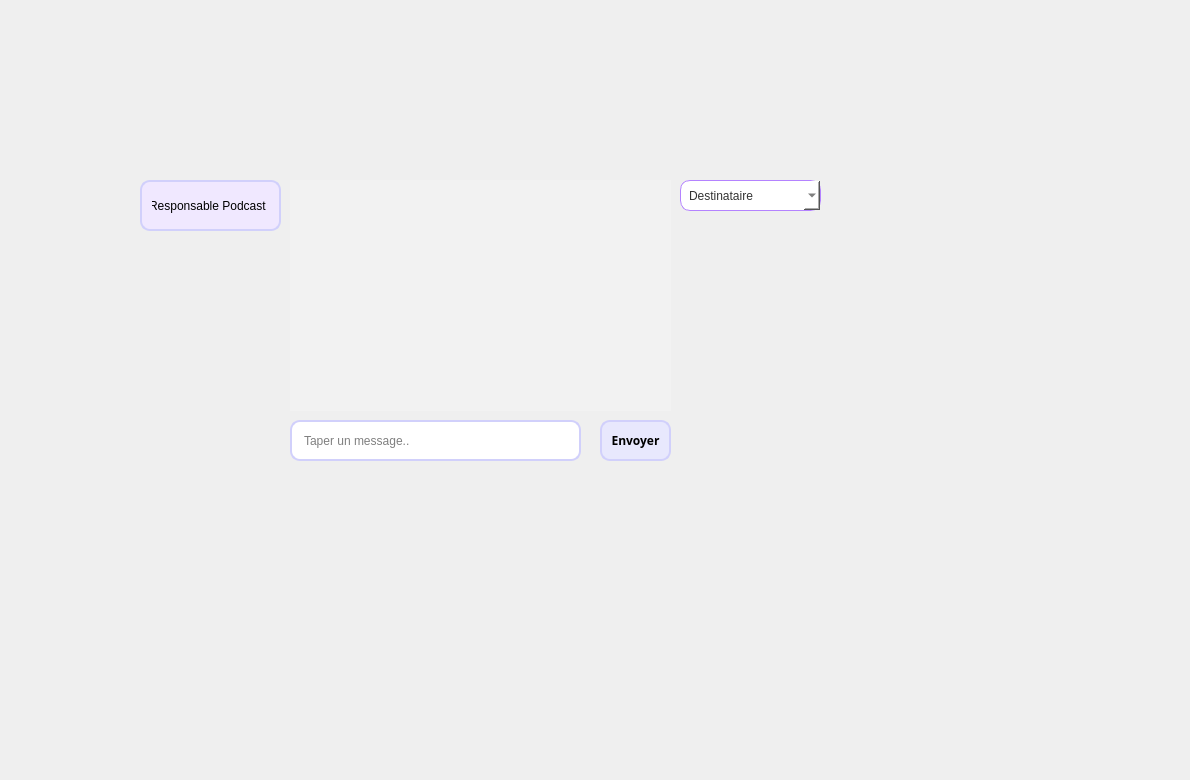
      <widget class="QWidget" name="tab_3">
       <attribute name="title">
        <string>ChatBox</string>
       </attribute>
       <widget class="QComboBox" name="pod_services_2">
        <property name="geometry">
         <rect>
          <x>680</x>
          <y>180</y>
          <width>141</width>
          <height>31</height>
         </rect>
        </property>
        <property name="styleSheet">
         <string notr="true">QComboBox#pod_services_2 {
    border: 1px solid #b483ff; /* Light purple border */
    border-radius: 10px;
    padding: 8px;
    background-color: #ffffff; /* White background */
    color: #333333; /* Text color */
}

QComboBox#comboBoxchat_2:focus {
    border-color: #a35ad6; /* Focused border color */
}

QComboBox#comboBoxchat_2::drop-down {
    subcontrol-origin: padding;
    subcontrol-position: top right;
    width: 20px; /* Adjust the width of the drop-down button */
    border-left: none; /* Remove the border on the left side of the drop-down button */
    border-top-right-radius: 10px; /* Rounded corner for the top-right of the drop-down button */
    border-bottom-right-radius: 10px; /* Rounded corner for the bottom-right of the drop-down button */
    background-color: #b483ff; /* Light purple background for the drop-down button */
}

QComboBox#comboBoxchat_2::down-arrow {
    image: url(&quot;://arrow_down.png&quot;); /* Set a custom image for the drop-down arrow */
    width: 16px; /* Adjust the width of the arrow */
    height: 16px; /* Adjust the height of the arrow */
}</string>
        </property>
        <item>
         <property name="text">
          <string>Destinataire</string>
         </property>
        </item>
        <item>
         <property name="text">
          <string>Responsable Sponsoring</string>
         </property>
        </item>
        <item>
         <property name="text">
          <string>Responsable Trésorier</string>
         </property>
        </item>
        <item>
         <property name="text">
          <string>Responsable Invités</string>
         </property>
        </item>
        <item>
         <property name="text">
          <string>Responsable Logistique</string>
         </property>
        </item>
        <item>
         <property name="text">
          <string>Responsable Employes</string>
         </property>
        </item>
       </widget>
       <widget class="QListWidget" name="pod_chat_2">
        <property name="geometry">
         <rect>
          <x>290</x>
          <y>180</y>
          <width>381</width>
          <height>231</height>
         </rect>
        </property>
        <property name="styleSheet">
         <string notr="true">QListWidget {
    border: 0px solid #D1D0FB;
    background-color: #f2f2f2;
    padding: 10px;
}

QListWidget::item {
    margin-bottom: 10px;
    padding: 10px;
    border-radius: 8px;
    max-width: 70%;
  	background-color: #6ec6ff; /* Light blue */
}

QListWidget::item:alternate {
    align-self: flex-end;
    background-color: #dff2ff; /* Light blue */
}

QListWidget::item:selected {
    background-color: #b7e1fc; /* Lighter blue */
}

QListWidget::item:hover {
    background-color: #ebf9ff; /* Lighter hover color */
}

QListWidget::item:selected:active {
    background-color: #92c9ff; /* Active selection color */
}

QListWidget::item::text {
    color: #333; /* Text color */
}

QListWidget::item::text:selected {
    color: #000; /* Selected text color */
}
</string>
        </property>
       </widget>
       <widget class="QPushButton" name="pod_chatbox_2">
        <property name="geometry">
         <rect>
          <x>600</x>
          <y>420</y>
          <width>71</width>
          <height>41</height>
         </rect>
        </property>
        <property name="font">
         <font>
          <family>Space Grotesk</family>
          <weight>75</weight>
          <bold>true</bold>
         </font>
        </property>
        <property name="styleSheet">
         <string notr="true">QLabel {
    font-family: &quot;Space Grotesk&quot;;
}
/* Push Button Styling */
QPushButton {
    background-color: #E8E8FD; /* Set the background color for the push button */
    border: 2px solid #D1D0FB; /* Set the border color */
    border-radius: 10px; /* Adjust the radius for the rounded corners */
    color: #000000; /* Set the text color */
    font-family: &quot;Space Grotesk&quot;;

}
QPushButton:hover
{
background-color:rgb(138, 110, 161);
color:white;
}


</string>
        </property>
        <property name="text">
         <string>Envoyer</string>
        </property>
       </widget>
       <widget class="QLineEdit" name="pod_sender_2">
        <property name="geometry">
         <rect>
          <x>140</x>
          <y>180</y>
          <width>141</width>
          <height>51</height>
         </rect>
        </property>
        <property name="styleSheet">
         <string notr="true">QLineEdit#pod_sender_2 {
    border: 2px solid #D1D0FB; /* Bordure bleue plus claire */
    border-radius: 10px;
    padding: 10px;
    background-color: #f0e8ff; /* Fond violet clair */
}

QLineEdit#pod_sender_2:focus {
    border-color: #92c9ff; /* Couleur de bordure lorsqu'il est en focus */
}

QLineEdit#pod_sender_2::placeholder {
    color: #999999; /* Couleur du texte de l'indicateur */
}</string>
        </property>
        <property name="text">
         <string>Responsable Podcast</string>
        </property>
       </widget>
       <widget class="QLineEdit" name="pod_msg_3">
        <property name="geometry">
         <rect>
          <x>290</x>
          <y>420</y>
          <width>291</width>
          <height>41</height>
         </rect>
        </property>
        <property name="styleSheet">
         <string notr="true">QLineEdit#pod_msg_3 {
    border: 2px solid #D1D0FB; /* Lighter blue border */
    border-radius: 10px;
    padding: 10px;
    background-color: #ffffff; /* White background */
}

QLineEdit#lineEdit_chatbox:focus {
    border-color: #92c9ff; /* Focused border color */
}

QLineEdit#lineEdit_chatbox::placeholder {
    color: #999999; /* Placeholder text color */
}</string>
        </property>
        <property name="text">
         <string/>
        </property>
        <property name="placeholderText">
         <string>Taper un message..</string>
        </property>
       </widget>
       <widget class="QLabel" name="label_37">
        <property name="geometry">
         <rect>
          <x>20</x>
          <y>-10</y>
          <width>991</width>
          <height>201</height>
         </rect>
        </property>
        <property name="styleSheet">
         <string notr="true">background-image: url(&quot;C:/Users/user/Desktop/projet_integration (4)/projet_integration/projet/Group 201 (1).png&quot;);
background-repeat: no-repeat;
background-position: center;
</string>
        </property>
        <property name="text">
         <string/>
        </property>
       </widget>
       <widget class="QLabel" name="label_59">
        <property name="geometry">
         <rect>
          <x>-10</x>
          <y>-40</y>
          <width>1181</width>
          <height>771</height>
         </rect>
        </property>
        <property name="styleSheet">
         <string notr="true">background-image:url(:/tsawer/background.png)</string>
        </property>
        <property name="text">
         <string/>
        </property>
       </widget>
       <zorder>label_59</zorder>
       <zorder>pod_services_2</zorder>
       <zorder>pod_chat_2</zorder>
       <zorder>pod_chatbox_2</zorder>
       <zorder>pod_sender_2</zorder>
       <zorder>pod_msg_3</zorder>
       <zorder>label_37</zorder>
      </widget>
